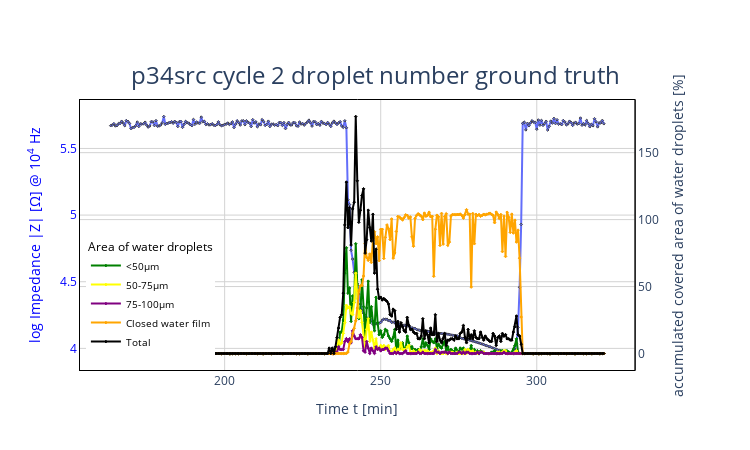

Here is the notebook cell this chart was saved with:
### Code cell
df = pd.read_excel("tmp/p34src_c02_gt.xlsx")
fig = plot_waterdp_num(df, metatitle="p34src cycle 2 droplet number ground truth")
fig.show()

### Figure 1 — Plotly figure (JSON) as saved in the notebook; plotly's stock layout.template omitted (floating-point values rounded to 4 significant figures; data arrays with more than 128 entries replaced by an {"elided": "..."} marker saying what was removed)
{"data": [{"marker": {"line": {"width": 1}, "size": 2, "symbol": "diamond"}, "mode": "lines+markers", "name": "log Impedance |Z|", "showlegend": false, "type": "scatter", "x": {"elided": "317 float values"}, "xaxis": "x", "y": {"elided": "317 float values"}, "yaxis": "y"}, {"marker": {"color": "green", "line": {"color": "green", "width": 1}, "size": 2, "symbol": "diamond"}, "mode": "lines+markers", "name": "<50µm", "type": "scatter", "x": {"elided": "317 float values"}, "xaxis": "x", "y": {"elided": "317 int values"}, "yaxis": "y2"}, {"marker": {"color": "yellow", "line": {"color": "yellow", "width": 1}, "size": 2, "symbol": "diamond"}, "mode": "lines+markers", "name": "50-75µm", "type": "scatter", "x": {"elided": "317 float values"}, "xaxis": "x", "y": {"elided": "317 int values"}, "yaxis": "y2"}, {"marker": {"color": "purple", "line": {"color": "purple", "width": 1}, "size": 2, "symbol": "diamond"}, "mode": "lines+markers", "name": "75-100µm", "type": "scatter", "x": {"elided": "317 float values"}, "xaxis": "x", "y": {"elided": "317 int values"}, "yaxis": "y2"}, {"marker": {"color": "orange", "line": {"color": "orange", "width": 1}, "size": 2, "symbol": "diamond"}, "mode": "lines+markers", "name": "Closed water film", "type": "scatter", "x": {"elided": "317 float values"}, "xaxis": "x", "y": {"elided": "317 float values"}, "yaxis": "y2"}, {"marker": {"color": "black", "line": {"color": "black", "width": 1}, "size": 2, "symbol": "diamond"}, "mode": "lines+markers", "name": "Total", "type": "scatter", "x": {"elided": "317 float values"}, "xaxis": "x", "y": {"elided": "317 int values"}, "yaxis": "y2"}], "layout": {"height": 450, "legend": {"font": {"color": "black", "size": 10}, "title": {"text": "Area of water droplets"}, "x": 0.01, "xanchor": "left", "y": 0.05, "yanchor": "bottom"}, "paper_bgcolor": "rgba(255,255,255,255)", "plot_bgcolor": "rgba(255,255,255,255)", "title": {"font": {"size": 24}, "text": "p34src cycle 2 droplet number ground truth", "x": 0.5, "xanchor": "center", "y": 0.85, "yanchor": "top"}, "width": 750, "xaxis": {"anchor": "y", "domain": [0, 0.94], "gridcolor": "lightgray", "linecolor": "black", "linewidth": 1, "mirror": true, "showline": true, "title": {"text": "Time t [min]"}, "zeroline": false}, "yaxis": {"anchor": "x", "domain": [0, 1], "dtick": 0.5, "gridcolor": "lightgray", "linecolor": "black", "linewidth": 1, "mirror": true, "showline": true, "tickfont": {"color": "blue"}, "title": {"font": {"color": "blue"}, "text": "log Impedance |Z| [Ω] @ 10<sup>4</sup> Hz"}}, "yaxis2": {"anchor": "x", "gridcolor": "lightgray", "linecolor": "black", "linewidth": 1, "mirror": true, "overlaying": "y", "showline": true, "side": "right", "title": {"text": "accumulated covered area of water droplets [%]"}}}}
